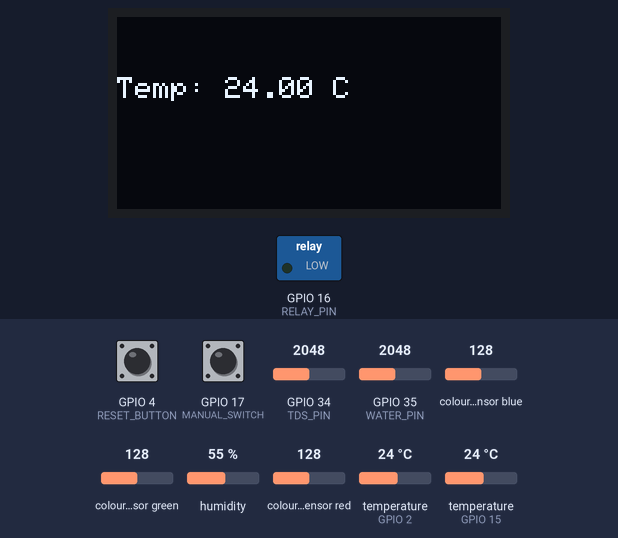
The sketch below on a simulated ESP32. On the bench: 128×64 one-colour display, switched loads named in the sketch (green lamp = pin HIGH). Wiring (inferred from the names in the program): TCS3200 colour sensor: output GPIO 33; S2 GPIO 26; S3 GPIO 25; S0 GPIO 14; S1 GPIO 27. The inputs (shaded band) are chosen by the test bench; at power-on: GPIO 34 (TDS_PIN) = 2048, GPIO 17 (MANUAL_SWITCH) HIGH, GPIO 35 (WATER_PIN) = 2048, humidity 55 %, GPIO 4 (RESET_BUTTON) HIGH, colour sensor blue 128, colour sensor green 128, colour sensor red 128, temperature (sensors on GPIO 2, GPIO 15) 24 °C. WiFi joins after 1.5 s; servers stay silent unless stated; no MQTT or app messages arrive unless stated; pins used as bus, display or sensor lines are not drawn; what the sketch prints to the serial monitor is not drawn.

Above: at 4.7 s.
4.8 s: GPIO 34 (TDS_PIN) set to 122
At 10.3 s:
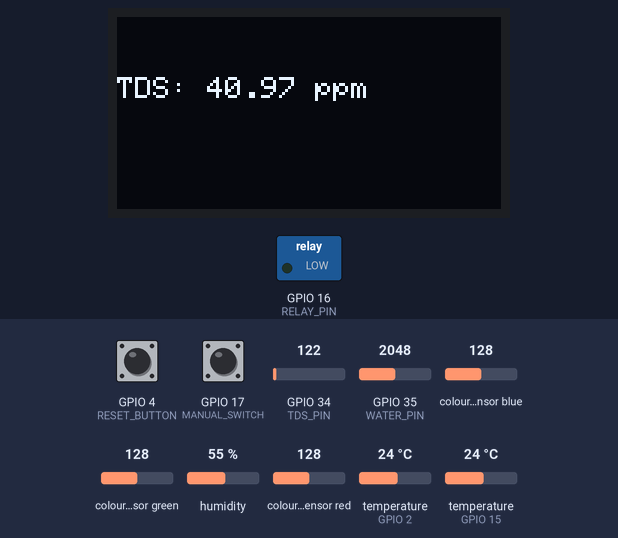
10.8 s: GPIO 34 (TDS_PIN) set to 1228
At 12.7 s:
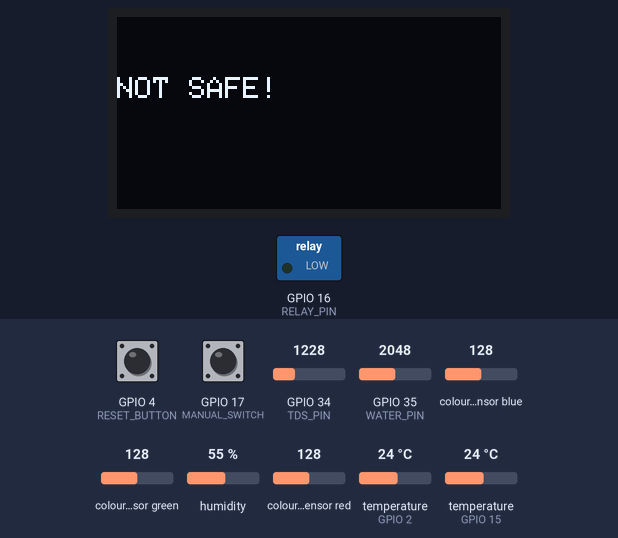
15.3 s: GPIO 34 (TDS_PIN) set to 110
At 21.0 s:
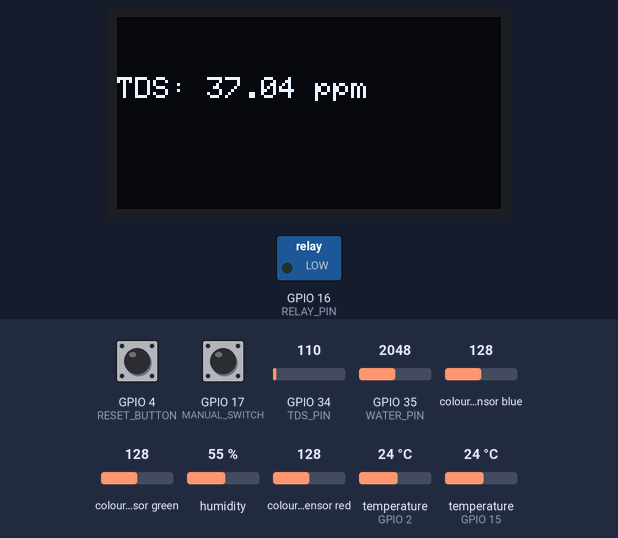
21.3 s: GPIO 17 (MANUAL_SWITCH) pulled LOW for 1 s
At 23.5 s:
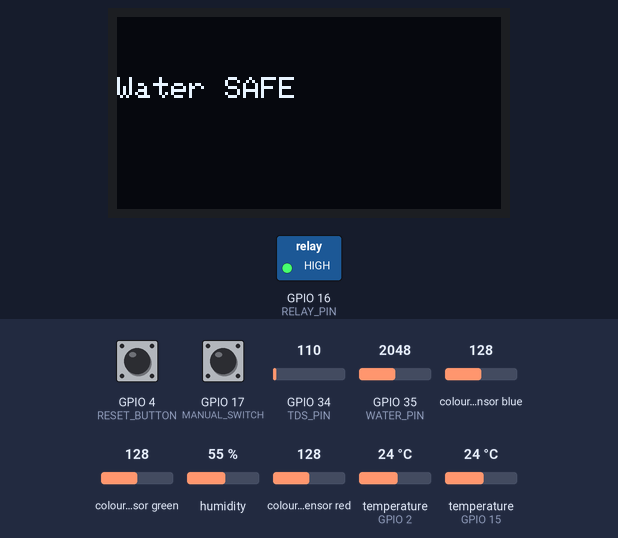
26.3 s: GPIO 35 (WATER_PIN) set to 2866
At 29.5 s:
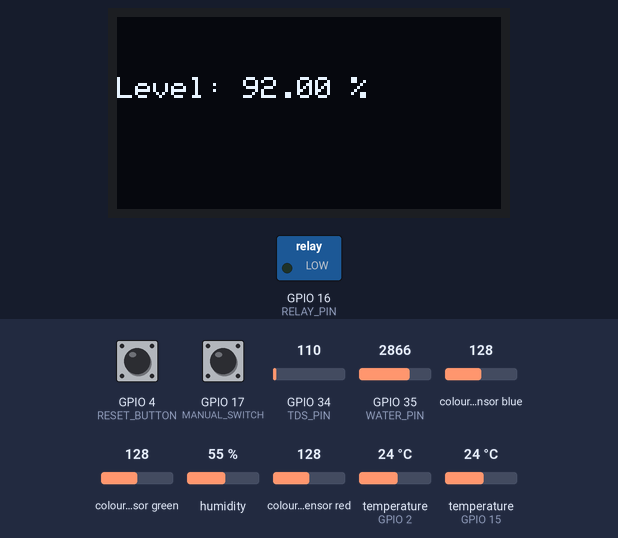
32.3 s: humidity set to 22 %
At 37.9 s:
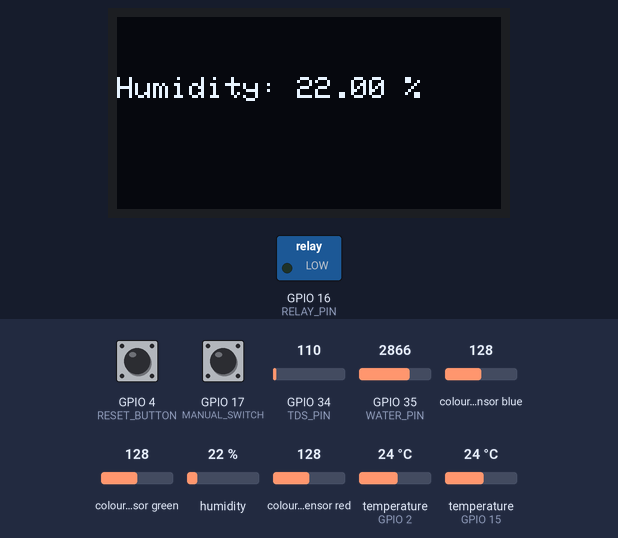
Timing chart, 0 to 39.3 s (numbered marks = the images above; inputs shaded):
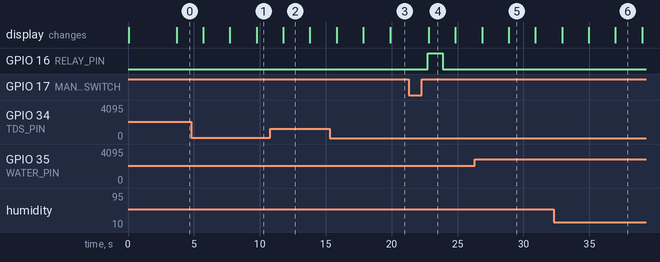

Measured:
- after the input at 10.8 s, the display: changes after 0.98 s (image 2)
- after the input at 21.3 s, GPIO 16 (RELAY_PIN): LOW → HIGH after 1.5 s, → LOW 1.1 s later
- what the display in image 2 shows lasts 2.0 s, from 11.8 s to 13.8 s

The sketch:

main.ino
```cpp
#include <WiFi.h>
#include <WiFiClientSecure.h>
#include <PubSubClient.h>
#include <DHT.h>
#include <WiFiManager.h>
#include <OneWire.h>
#include <DallasTemperature.h>
#include <Wire.h>
#include <Adafruit_GFX.h>
#include <Adafruit_SSD1306.h>

#define MQTT_MAX_PACKET_SIZE 512

// ================= TEST OLED =================
#define SCREEN_WIDTH 128
#define SCREEN_HEIGHT 64
Adafruit_SSD1306 display(SCREEN_WIDTH, SCREEN_HEIGHT, &Wire, -1);

unsigned long lastDisplayUpdate = 0;
int displayState = 0;

// ================= NEW ADDITIONS =================
#define ONE_WIRE_BUS 2
#define RELAY_PIN 16
#define MANUAL_SWITCH 17

OneWire oneWire(ONE_WIRE_BUS);
DallasTemperature heaterSensor(&oneWire);

float lowerThreshold = 68.0;
float upperThreshold = 70.0;

// 🔥 Timeout
unsigned long heaterStartTime = 0;
bool heaterRunning = false;
const unsigned long heaterMaxDuration = 90UL * 60UL * 1000UL;

// ================= AWS =================
const char* mqtt_server = "a126j8eka03lhs-ats.iot.ap-south-1.amazonaws.com";

// ================= CERTIFICATES =================
// (UNCHANGED — KEEP YOUR ORIGINAL CERTS EXACTLY SAME)
static const char root_ca[] PROGMEM = R"EOF(
-----BEGIN CERTIFICATE-----
MIIDQTCCAimgAwIBAgITBmyfz5m/jAo54vB4ikPmljZbyjANBgkqhkiG9w0BAQsF
ADA5MQswCQYDVQQGEwJVUzEPMA0GA1UEChMGQW1hem9uMRkwFwYDVQQDExBBbWF6
b24gUm9vdCBDQSAxMB4XDTE1MDUyNjAwMDAwMFoXDTM4MDExNzAwMDAwMFowOTEL
MAkGA1UEBhMCVVMxDzANBgNVBAoTBkFtYXpvbjEZMBcGA1UEAxMQQW1hem9uIFJv
b3QgQ0EgMTCCASIwDQYJKoZIhvcNAQEBBQADggEPADCCAQoCggEBALJ4gHHKeNXj
ca9HgFB0fW7Y14h29Jlo91ghYPl0hAEvrAIthtOgQ3pOsqTQNroBvo3bSMgHFzZM
9O6II8c+6zf1tRn4SWiw3te5djgdYZ6k/oI2peVKVuRF4fn9tBb6dNqcmzU5L/qw
IFAGbHrQgLKm+a/sRxmPUDgH3KKHOVj4utWp+UhnMJbulHheb4mjUcAwhmahRWa6
VOujw5H5SNz/0egwLX0tdHA114gk957EWW67c4cX8jJGKLhD+rcdqsq08p8kDi1L
93FcXmn/6pUCyziKrlA4b9v7LWIbxcceVOF34GfID5yHI9Y/QCB/IIDEgEw+OyQm
jgSubJrIqg0CAwEAAaNCMEAwDwYDVR0TAQH/BAUwAwEB/zAOBgNVHQ8BAf8EBAMC
AYYwHQYDVR0OBBYEFIQYzIU07LwMlJQuCFmcx7IQTgoIMA0GCSqGSIb3DQEBCwUA
A4IBAQCY8jdaQZChGsV2USggNiMOruYou6r4lK5IpDB/G/wkjUu0yKGX9rbxenDI
U5PMCCjjmCXPI6T53iHTfIUJrU6adTrCC2qJeHZERxhlbI1Bjjt/msv0tadQ1wUs
N+gDS63pYaACbvXy8MWy7Vu33PqUXHeeE6V/Uq2V8viTO96LXFvKWlJbYK8U90vv
o/ufQJVtMVT8QtPHRh8jrdkPSHCa2XV4cdFyQzR1bldZwgJcJmApzyMZFo6IQ6XU
5MsI+yMRQ+hDKXJioaldXgjUkK642M4UwtBV8ob2xJNDd2ZhwLnoQdeXeGADbkpy
rqXRfboQnoZsG4q5WTP468SQvvG5
-----END CERTIFICATE-----
)EOF";

static const char client_cert[] PROGMEM = R"KEY(
-----BEGIN CERTIFICATE-----
MIIDWTCCAkGgAwIBAgIUQ9rIde4d7QF4t7YVYQYrfHmuTxEwDQYJKoZIhvcNAQEL
BQAwTTFLMEkGA1UECwxCQW1hem9uIFdlYiBTZXJ2aWNlcyBPPUFtYXpvbi5jb20g
SW5jLiBMPVNlYXR0bGUgU1Q9V2FzaGluZ3RvbiBDPVVTMB4XDTI2MDMyNjA2MjUy
M1oXDTQ5MTIzMTIzNTk1OVowHjEcMBoGA1UEAwwTQVdTIElvVCBDZXJ0aWZpY2F0
ZTCCASIwDQYJKoZIhvcNAQEBBQADggEPADCCAQoCggEBAKd0c5a1R5BPlrkCajLn
wCAa94j5JV3ZEZ7b1DAZ325r+Nn5DBI+KvGCIgWPdAIGe8bSR5jRI6O+Troyru2N
o+Gb+Ucmk6ucX+t65lAxB985ESRTQcblQgnkeLnPJJuj/4alh24RoL9tL0sgV/IR
YVj1SgUv3fSslPkPAjqv2KhEojCBOQfXfuu1bcl2UMc43fQLoJ36M+3CLcmRCu/C
qnTyVQ0AElsNoeM7fyLJ9jLkByalZM3E6ui1E3I7ci8/JG98yqOZZB8uksvxu2Yp
dkHl8A7XMcn4epEWl0D4CvAmswPSe0ejqr9DkTfU5tU+YdT18fCcforZrUCQM4aC
h8cCAwEAAaNgMF4wHwYDVR0jBBgwFoAU4G3mXf6sGcwDGUQ5XxvB+5cnhaEwHQYD
VR0OBBYEFNHiVaZNfhR2j2gSfZNZ7oys1jIQMAwGA1UdEwEB/wQCMAAwDgYDVR0P
AQH/BAQDAgeAMA0GCSqGSIb3DQEBCwUAA4IBAQCMwVGihKs81jlo/7zC/8DgzZVE
jC4Lon3edwAUcrLLtOlRiafTCi7B8dpXObgaBKkLn5JN15DTdwAaoyaS5mTpasiB
J+5htBBeAW40Y3RbeNT3hvFYjUpy8PuaxHI7UHXwxtm+W5H0XvHMp9L/kewRTuaJ
2QVoJwwYyyxcepKIYbNU58F3TshwrkdBha5qwB3rfOaCheRMrTk8EEuvFV5TpVd5
L+1qk+qvI4jVj/l23lyVAmz1U1WUuUNiMcSCXnxlD97OoPrtvT9CKSkq5Eo48X5x
JP5pOkHaBoGFwQfFy7OZ29udTfcpahROfwM6hOQdByz3j7u0A0qXq6uJ2rko
-----END CERTIFICATE-----
)KEY";

static const char private_key[] PROGMEM = R"KEY(
-----BEGIN RSA PRIVATE KEY-----
MIIEowIBAAKCAQEAp3RzlrVHkE+WuQJqMufAIBr3iPklXdkRntvUMBnfbmv42fkM
Ej4q8YIiBY90AgZ7xtJHmNEjo75OujKu7Y2j4Zv5RyaTq5xf63rmUDEH3zkRJFNB
xuVCCeR4uc8km6P/hqWHbhGgv20vSyBX8hFhWPVKBS/d9KyU+Q8COq/YqESiMIE5
B9d+67VtyXZQxzjd9Augnfoz7cItyZEK78KqdPJVDQASWw2h4zt/Isn2MuQHJqVk
zcTq6LUTcjtyLz8kb3zKo5lkHy6Sy/G7Zil2QeXwDtcxyfh6kRaXQPgK8CazA9J7
R6Oqv0ORN9Tm1T5h1PXx8Jx+itmtQJAzhoKHxwIDAQABAoIBABv5NCYE+oN9CCy3
3o3KcSnr11YmaLuYu3zSNEwkxlJn7xZaqE2T3RCjMJPFNxfvhVXdYuCAb3e3Huez
98zvUGUr7SSZqSmN4egwi7Dxv+LmYZqz3dUgDzwf0psXo4Hsj48qr8kPYM8ZqkDe
klJ53M1DjK35JRbujaRdgX3USlkxeL10/c9KroBjo6hyN9vAbkh2ofYMbBejBpCl
Hp+/g8IZO3Ja2JRSJkiOsbWl/KjGmKiq2Jx10JTvSdITKBVOfgIGoi3UK0C5Ws9B
d/l1Y9mevBDlMur3VHE4LEZcpl89Q55a9435SmSUVQHWMXjeVNMA0frp5qcXrk5K
PlHL+SECgYEA1uHl8QmGcNuKb05JT1+rmpEwFhfUhM/apbJEhHd7fbA6CzbAfIsM
uAcaDTnUv401ybghzvB/Lh1deJXbaWrN8IMkx9+DbFMa20O6SnjwlP5B74XiqhhT
4HgcCvHI1oNOVXabrTvSfodLHByhnAA0elBP6GoHJXVxrVRBRA0DmysCgYEAx39L
+3oMo+zDK9e6y2PNwOL5+eftU7vPEWe+pxezr02JHJOZZuDehqbLP3zXOprBMZH5
gC5PEQDYnbp+SdsEWKtqtm6incwoBkXNNJ923JxX06XTzD/yn1KUp9egpKrduTkR
QOH88Ah8TU3SCLnrL5nXljSmtWClUx8Vfeysx9UCgYEAoUVVL/v4HIeIdFULDDk/
L3g74Ljt1Oeyr50Fc23BDunOBlCHUnGBkDQ0RyzaERFIBybcqNUyfkenuTKvQ4TX
HuUuG5wSpKASjfFcxTvTQ983WS7gmMw9V0CNu2EPXH+bsOSdnfxB1JhxtJ2AZPZ6
bDoOXt4EkwZ71Jxhh1NFG5UCgYAo/0QCHgbS+SjyrZa5jX0PEpYEgWEIQCRBk2xe
skQ+1lRDByITPkr8qPJDzcf9RyhEo5b+fIXLHL1nTJf/XX77Kd74Nqw8eWQQRe/x
zIOEuqxh1kY8Rzf4/eOGyo08ydBe7BdbmhV8zoGc8U0kdfCbC6Z+O7u2snHHLzAf
fK/VMQKBgBSfaVxFBgkKW4qEmgvuj47WxPkQ8uVxYBCMGMjXAOx/w4WDLmZtKsQj
UTQSGIAZB+W0rpaIErosGXd47B3B11B0tgwBTUwf3vUvgE4txrcsh/Gj7Yn3pHpA
nCofEC46Y7c9s9IiqVp2PnL1q17UvmCFxQbYwAW1bDFgWSd6we2F
-----END RSA PRIVATE KEY-----
)KEY";

// ================= EXISTING PINS =================
#define DHTPIN 15
#define DHTTYPE DHT11
#define WATER_PIN 35
#define TDS_PIN 34

#define S0 14
#define S1 27
#define S2 26
#define S3 25
#define sensorOut 33

#define RESET_BUTTON 4

DHT dht(DHTPIN, DHTTYPE);
WiFiClientSecure net;
PubSubClient client(net);

// ================= TIMING =================
unsigned long lastSend = 0;
const int interval = 5000;

unsigned long lastAWSAttempt = 0;
const int awsRetryInterval = 5000;

unsigned long pressStart = 0;
bool pressed = false;

unsigned long lastHeaterRead = 0;

// ================= RGB =================
int redFreq, greenFreq, blueFreq;

// ================= WIFI =================
void setupWiFi() {
  WiFiManager wm;
  if (!wm.autoConnect("ESP32-Setup", "12345678")) {
    ESP.restart();
  }
}

// ================= RESET =================
void checkResetButton() {
  if (digitalRead(RESET_BUTTON) == LOW) {
    if (!pressed) {
      pressed = true;
      pressStart = millis();
    }
    if (millis() - pressStart > 2000) {
      WiFi.disconnect(true);
      WiFiManager wm;
      wm.resetSettings();
      ESP.restart();
    }
  } else pressed = false;
}

// ================= AWS =================
void connectAWS() {
  if (client.connected()) return;
  if (millis() - lastAWSAttempt < awsRetryInterval) return;

  lastAWSAttempt = millis();

  net.setCACert(root_ca);
  net.setCertificate(client_cert);
  net.setPrivateKey(private_key);
  client.setServer(mqtt_server, 8883);

  unsigned long start = millis();

  while (!client.connected() && millis() - start < 3000) {
    checkResetButton();
    if (client.connect("ESP32_Client")) break;
    delay(200);
  }
}

// ================= RGB =================
int readColor(bool s2, bool s3) {
  digitalWrite(S2, s2);
  digitalWrite(S3, s3);
  delay(50);
  return pulseIn(sensorOut, LOW);
}

void readRGB() {
  redFreq = readColor(LOW, LOW);
  greenFreq = readColor(HIGH, HIGH);
  blueFreq = readColor(LOW, HIGH);
}

// ================= HEATER CONTROL =================
void controlHeater() {

  if (millis() - lastHeaterRead < 2000) return;
  lastHeaterRead = millis();

  bool switchState = digitalRead(MANUAL_SWITCH) == LOW;

  if (!switchState) {
    digitalWrite(RELAY_PIN, LOW);
    heaterRunning = false;
    return;
  }

  heaterSensor.requestTemperatures();
  float temp = heaterSensor.getTempCByIndex(0);

  if (temp == DEVICE_DISCONNECTED_C || temp < -50 || temp > 150) {
    digitalWrite(RELAY_PIN, LOW);
    heaterRunning = false;
    return;
  }

  readRGB();

  // 🎨 Orange gradient detection
  bool isOrange =
    (redFreq < 120) &&
    (greenFreq > 100 && greenFreq < 300) &&
    (blueFreq > 200);

  if (isOrange) {
    digitalWrite(RELAY_PIN, LOW);
    heaterRunning = false;
    return;
  }

  // ⏱ Start timer
  if (!heaterRunning && temp < lowerThreshold) {
    heaterStartTime = millis();
    heaterRunning = true;
  }

  // ⏱ Timeout
  if (heaterRunning && millis() - heaterStartTime > heaterMaxDuration) {
    digitalWrite(RELAY_PIN, LOW);
    heaterRunning = false;
    return;
  }

  if (temp < lowerThreshold) {
    digitalWrite(RELAY_PIN, HIGH);
  } else if (temp >= upperThreshold) {
    digitalWrite(RELAY_PIN, LOW);
    heaterRunning = false;
  }
}

// ================= SETUP =================
void setup() {
  Serial.begin(115200);

  pinMode(RESET_BUTTON, INPUT_PULLUP);
  pinMode(RELAY_PIN, OUTPUT);
  pinMode(MANUAL_SWITCH, INPUT_PULLUP);
  pinMode(WATER_PIN, INPUT);
  pinMode(TDS_PIN, INPUT);

  digitalWrite(RELAY_PIN, LOW);

  heaterSensor.begin();
  dht.begin();

  if (!display.begin(SSD1306_SWITCHCAPVCC, 0x3C)) {
    Serial.println("OLED not found");
  } else {
    display.clearDisplay();
    display.setTextSize(2);
    display.setTextColor(WHITE);
    display.setCursor(10, 20);
    display.println("Public AWG");
    display.display();
    delay(2000);
  }

  setupWiFi();

  pinMode(S0, OUTPUT);
  pinMode(S1, OUTPUT);
  pinMode(S2, OUTPUT);
  pinMode(S3, OUTPUT);
  pinMode(sensorOut, INPUT);

  digitalWrite(S0, HIGH);
  digitalWrite(S1, LOW);
}

// ================= DISPLAY FUNCTION =================
void displaySequence() {
  if (millis() - lastDisplayUpdate < 2000) return;
  lastDisplayUpdate = millis();

  float temperature = heaterSensor.getTempCByIndex(0);
  if (temperature == DEVICE_DISCONNECTED_C) temperature = 0.0;

  float humidity = dht.readHumidity();
  if (isnan(humidity)) humidity = 0.0;

  int rawLevel = analogRead(WATER_PIN);
  Serial.print("Raw Water Level: ");
  Serial.println(rawLevel);

  float waterLevel = map(rawLevel, 1200, 3000, 0, 100);
  if (waterLevel < 0.0) waterLevel = 0.0;
  if (waterLevel > 100.0) waterLevel = 100.0;

  int analogValue = analogRead(TDS_PIN);
  float voltage = analogValue * (3.3 / 4095.0);
  float tdsValue = (133.42 * voltage * voltage * voltage
            - 255.86 * voltage * voltage
            + 857.39 * voltage) * 0.5;

  display.clearDisplay();
  display.setTextSize(1);
  display.setTextColor(WHITE);

  if (displayState == 0) {
    display.setCursor(0, 20);
    display.print("Temp: ");
    display.print(temperature);
    display.println(" C");
  } else if (displayState == 1) {
    display.setCursor(0, 20);
    display.print("Humidity: ");
    display.print(humidity);
    display.println(" %");
  } else if (displayState == 2) {
    display.setCursor(0, 20);
    display.print("Level: ");
    display.print(waterLevel);
    display.println(" %");
  } else if (displayState == 3) {
    display.setCursor(0, 20);
    display.print("TDS: ");
    display.print(tdsValue);
    display.println(" ppm");
  } else if (displayState == 4) {
    display.setCursor(0, 20);
    if (tdsValue <= 300) {
      display.println("Water SAFE");
    } else {
      display.println("NOT SAFE!");
    }
  }

  display.display();

  displayState++;
  if (displayState > 4) displayState = 0;
}

// ================= LOOP =================
void loop() {

  for (int i = 0; i < 10; i++) {
    checkResetButton();
    delay(5);
  }

  controlHeater();
  displaySequence();

  connectAWS();
  client.loop();

  if (millis() - lastSend > interval) {
    lastSend = millis();

    float temp = dht.readTemperature();
    float hum = dht.readHumidity();
    int water = analogRead(WATER_PIN);
    int tds = analogRead(TDS_PIN);

    readRGB();

    if (isnan(temp) || isnan(hum)) return;

    char payload[300];

    snprintf(payload, sizeof(payload),
      "{"
      "\"temperature\":%.2f,"
      "\"humidity\":%.2f,"
      "\"water_level\":%d,"
      "\"tds\":%d,"
      "\"red\":%d,"
      "\"green\":%d,"
      "\"blue\":%d"
      "}",
      temp, hum, water, tds,
      redFreq, greenFreq, blueFreq
    );

    if (client.connected()) {
      client.publish("esp32/data", payload);
    }
  }
}
```
